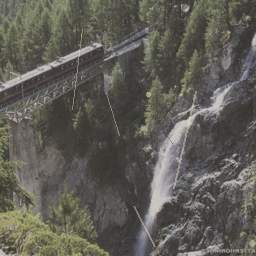
#> input picture chronorestore/studio_assets/alpine-before.webp, 256 x 256 px
$ python -i degradation.py   (imports and definitions only)
#> lines starting #> are read from the running program, lines starting #| are printed output that depends on the picture
#> further down, picture is the input picture: PIL image 256x256 RGB; mean R, G, B 95, 92.3, 85.6
"""Ordered synthetic photo degradation for paired training."""

from __future__ import annotations

from io import BytesIO
import random

import numpy as np
from PIL import Image, ImageDraw, ImageEnhance


def degrade(image: Image.Image, seed: int | None = None) -> Image.Image:
    """Return a reproducibly degraded RGB copy of a clean image."""
    rng = random.Random(seed)
    image = image.convert("RGB")
    width, height = image.size
#> width = 256; height = 256

    # Chemical aging: faded contrast and warm paper tint.
    image = ImageEnhance.Contrast(image).enhance(rng.uniform(0.55, 0.9))
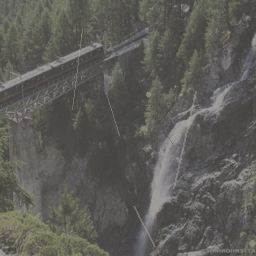
#> image: PIL image 256x256 RGB; mean R, G, B 93.4, 91.7, 87.5
    image = Image.blend(image, Image.new("RGB", image.size, (198, 171, 126)), rng.uniform(0.08, 0.28))
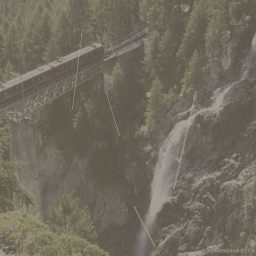
#> image: PIL image 256x256 RGB; mean R, G, B 113.2, 106.6, 94.5
    image = ImageEnhance.Color(image).enhance(rng.uniform(0.35, 0.8))

    # Physical damage: scratches and dust blended into the print.
    damage = Image.new("RGBA", image.size, (0, 0, 0, 0))
#> damage: PIL image 256x256 RGBA; every value is 0
    draw = ImageDraw.Draw(damage)
    for _ in range(rng.randint(2, 12)):
        x, y = rng.randrange(width), rng.randrange(height)
        x2 = max(0, min(width - 1, x + rng.randint(-25, 25)))
        y2 = max(0, min(height - 1, y + rng.randint(15, 100)))
        draw.line((x, y, x2, y2), fill=rng.choice(((244, 226, 190, 100), (45, 35, 27, 85))), width=rng.choice((1, 1, 2)))
    for _ in range(max(2, width * height // 18000)):
        x, y = rng.randrange(width), rng.randrange(height)
        radius = rng.choice((1, 1, 2, 3))
        draw.ellipse((x - radius, y - radius, x + radius, y + radius), fill=(234, 220, 190, 110))
#> this loop made 3 passes
#> (x, y, radius) on passes 1 to 3: (141, 227, 1), (237, 8, 1), (180, 27, 3)
    image = Image.alpha_composite(image.convert("RGBA"), damage).convert("RGB")

    # Digitization: sensor noise followed by JPEG compression.
    pixels = np.asarray(image, dtype=np.float32)
    noise = np.random.default_rng(seed).normal(0, rng.uniform(2, 10), pixels.shape)
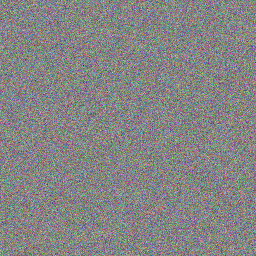
#> noise: shape (256, 256, 3) float64; mean R, G, B 0.0096, 0.00414, -0.007; drawn with min black and max white
    image = Image.fromarray(np.uint8(np.clip(pixels + noise, 0, 255)))
    encoded = BytesIO()
    image.save(encoded, format="JPEG", quality=rng.randint(35, 78))
    encoded.seek(0)
    image = Image.open(encoded).convert("RGB")

    # Small pale tears; keep the covered area limited.
    if rng.random() < 0.45:
        mask = Image.new("RGBA", image.size, (0, 0, 0, 0))
        draw = ImageDraw.Draw(mask)
        for _ in range(rng.randint(1, 3)):
            x, y = rng.randrange(width), rng.randrange(height)
            rx, ry = rng.randint(3, max(4, width // 18)), rng.randint(3, max(4, height // 18))
            draw.ellipse((x - rx, y - ry, x + rx, y + ry), fill=(220, 204, 171, 210))
#> this loop made 1 pass
#> (x, y, rx, ry) on pass 1: (246, 63, 3, 13)
        image = Image.alpha_composite(image.convert("RGBA"), mask).convert("RGB")
    return image

>>> from PIL import Image
>>> picture = Image.open('studio_assets/alpine-before.webp')
>>> result = degrade(picture)

$ run again, on chronorestore/studio_assets/boathouse-before.webp
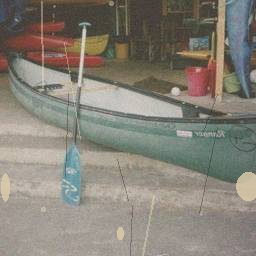
#> input picture chronorestore/studio_assets/boathouse-before.webp, 256 x 256 px
#> picture is the input picture: PIL image 256x256 RGB; mean R, G, B 134.6, 129.8, 119.8
#> in degrade, `image = Image.blend(image, Image.new("RGB", image.size, (198, 171, 126..`:
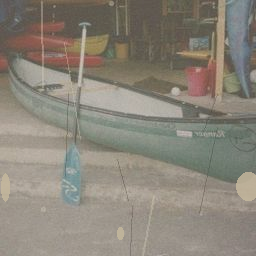
#> image: PIL image 256x256 RGB; mean R, G, B 138.8, 132.9, 121.6
#> damage: PIL image 256x256 RGBA; every value is 0
#> the loop in degrade, `for _ in range(max(2, width * height // 18000)):` made 3 passes
#> (x, y, radius) on passes 1 to 3: (4, 144, 1), (251, 159, 1), (33, 91, 2)
#> in degrade, `noise = np.random.default_rng(seed).normal(0, rng.uniform(2, 10), pixe..`:
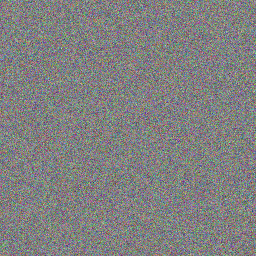
#> noise: shape (256, 256, 3) float64; mean R, G, B 0, 0, 0; drawn with min black and max white
#> the loop in degrade, `for _ in range(rng.randint(1, 3)):` made 1 pass
#> (x, y, rx, ry) on pass 1: (22, 64, 7, 4)
